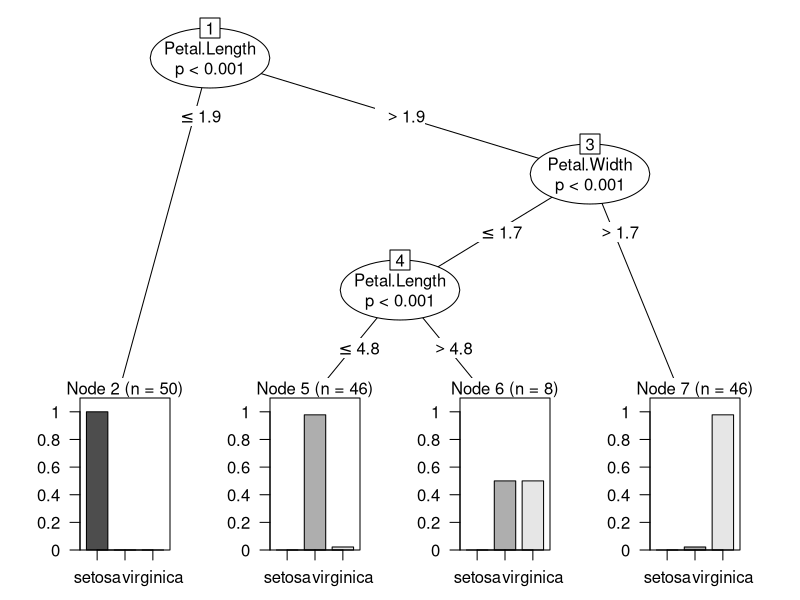
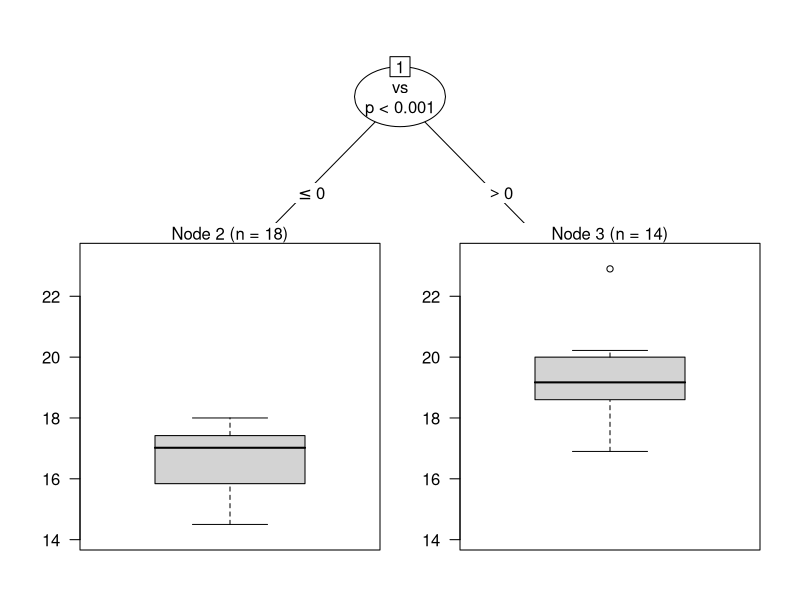
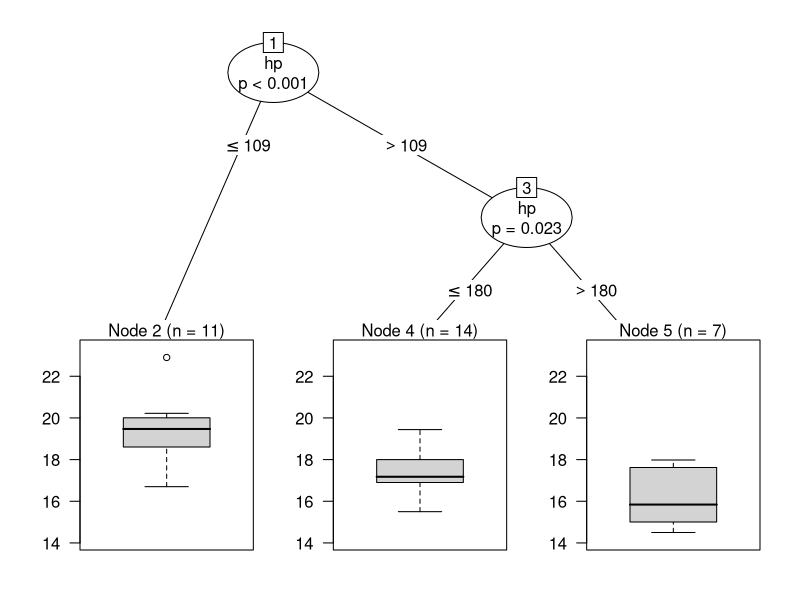

R code for these plots, in order:
# DecisionTrees.R
# USE ctree from party

# ==========================================================
# Install
# 1) Predict species with classifying data=iris
# 2) Predict qsec by considering other features of the car data= mtcars
# ==========================================================

install.packages("party")  # Install party
library(datasets)          # Load built-in datasets 
library(party)             # Load party

# ==========================================================
# Decision Tree - Classification tree
# Use "iris" from built-in datasets
# Create a tree to predict species, iris%Species by measurements with ctree) and predict()
# ==========================================================

head(iris)  # Show first six cases
iris.ct <- ctree(Species ~ ., data = iris)  # Create tree
iris.ct                                     # Tree info
plot(iris.ct)                               # Tree plot
table(predict(iris.ct), iris$Species)       # Pred vs true

# ==========================================================
# Regression tree
# Use "mtcars" from built-in datasets
# Create a tree to predict qsec, quarter-mile time
# ==========================================================

head(mtcars)

# Create a tree to predict qsec, quarter-mile time

# First regression tree
car.rt1 <- ctree(qsec ~ ., data = mtcars)  # All variables
car.rt1                                    # Tree info
plot(car.rt1)                              # Plot tree
# Not a very helpful way to classify, because of the first level branches <=0 and >0

# Second regression tree (with selected variables i.e. hp - horse power)
car.rt2 <- ctree(qsec ~ cyl +  disp +  hp + wt + am + gear
                 , data = mtcars)
#Predict qsec with inputs - cyl, disp, hp, wt, am, gear
car.rt2        # Tree info
plot(car.rt2)  # Plot tree

table(predict(car.rt2), mtcars$qsec)  
